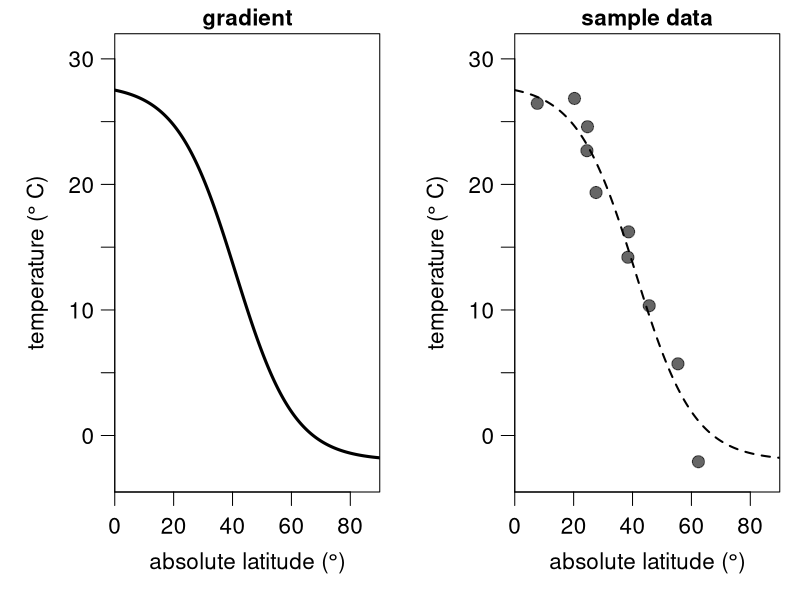
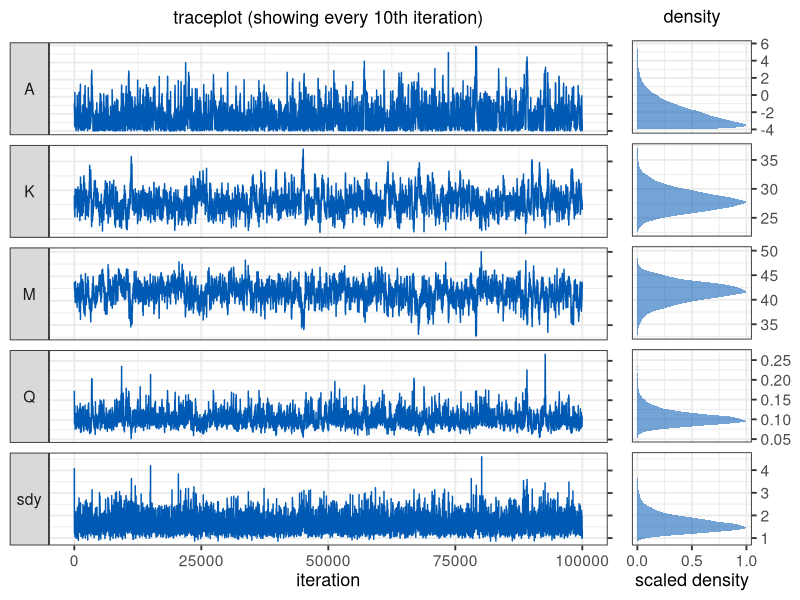
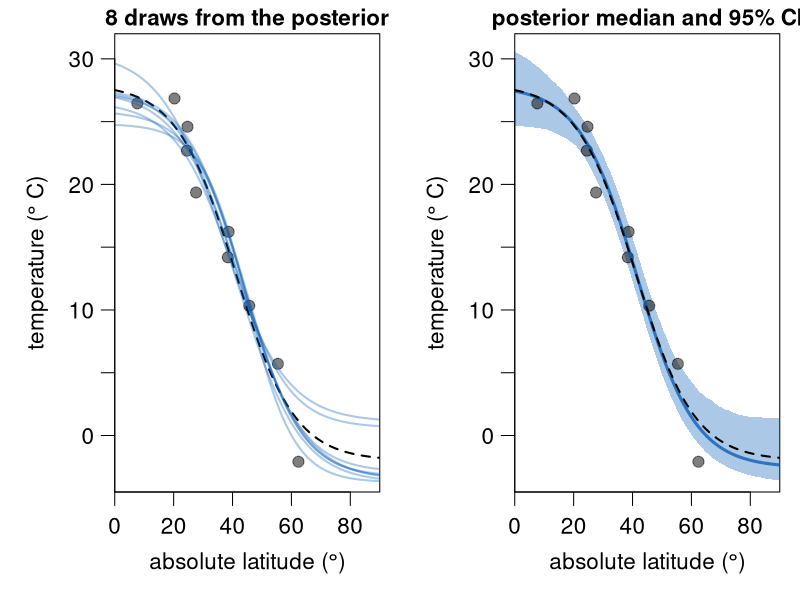

R code for these plots, in order:
## ---- chunk 1
knitr::opts_chunk$set(echo = TRUE)
## ---- chunk 2
gradient <- function(x, coeff, sdy) { # sigma is labelled "sdy"
  A = coeff[1]
  K = coeff[2]
  M = coeff[3]
  Q = coeff[4]
  return(A + max(c(K-A,0))/((1+(exp(Q*(x-M))))) + rnorm(length(x),0,sdy))
}
## ---- chunk 3
set.seed(10)
sample_lat <- runif(10,0,90)
sample_data <- data.frame(
  x = sample_lat, 
  y = gradient(x = sample_lat, coeff = c(-2.0, 28, 41, 0.1), sd = 2))
## ---- chunk 4
layout(matrix(c(1,2), nrow = 1, ncol = 2, byrow = TRUE))

par(mar = c(4,4.25,1.25,0.75), las = 1, mgp = c(2.25,0.75,0), cex = 1.35)
latitude <- seq(0,90,by=0.2)
temperature <- gradient(x = latitude, coeff = c(-2.0, 28, 41, 0.1), sd = 0)
plot(latitude, temperature, type = "l", lwd = 3, ylim = c(-4.5,32), xlab = expression ("absolute latitude ("*degree*")"), yaxt = "n", ylab = expression("temperature ("*degree~"C)"), yaxs = "i", xaxs = "i",
     xlim = c(0,90), main = "gradient", cex.main = 1)
axis(2,seq(-5,30,5),c(NA,0,NA,10,NA,20,NA,30))


plot(latitude, temperature, type = "l", lwd = 2, ylim = c(-4.5,32), xlab = expression ("absolute latitude ("*degree*")"), yaxt = "n", ylab = expression("temperature ("*degree~"C)"), yaxs = "i", xaxs = "i",
     xlim = c(0,90), main = "sample data", lty= 2, cex.main = 1)
points(sample_data$x, sample_data$y,  pch = 19, cex = 1.2, col = rgb(0,0,0,0.6), xpd = T)
axis(2,seq(-5,30,5),c(NA,0,NA,10,NA,20,NA,30))
## ---- chunk 5
loglik <- function(x, y,  coeff, sdy) {
  A = coeff[1]
  K = coeff[2]
  M = coeff[3]
  Q = coeff[4]
  pred = A + max(c(K-A,0))/((1+(exp(Q*(x-M)))))
  return(sum(dnorm(y, mean = pred, sd = sdy, log = TRUE)))
}
## ---- chunk 6
logprior <- function(coeff) {
  return(sum(c(
    dunif(coeff[1], -4, 40, log = TRUE),
    dunif(coeff[2], -4, 40, log = TRUE),
    dnorm(coeff[3], 45, 10, log = TRUE),
    dlnorm(coeff[4], -2, 1, log = TRUE))))
}
## ---- chunk 7
logposterior <- function(x, y, coeff, sdy){
  return (loglik(x, y, coeff, sdy) + logprior(coeff))
}
## ---- chunk 8
MH_propose <- function(coeff, proposal_sd){
  return(rnorm(4,mean = coeff, sd= c(.5,.5,.5,0.01)))
}
## ---- chunk 9
run_MCMC <- function(x, y, coeff_inits, sdy_init, nIter){
  ### Initialisation
  coefficients = array(dim = c(nIter,4)) # set up array to store coefficients
  coefficients[1,] = coeff_inits # initialise coefficients
  sdy = rep(NA_real_,nIter) # set up vector to store sdy
  sdy[1] = sdy_init # intialise sdy
  A_sdy = 3 # parameter for the prior on the inverse gamma distribution of sdy
  B_sdy = 0.1 # parameter for the prior on the inverse gamma distribution of sdy
  n <- length(y)
  shape_sdy <- A_sdy+n/2 # shape parameter for the inverse gamma
  
  ### The MCMC loop
  for (i in 2:nIter){ 
    
    ## 1. Gibbs step to estimate sdy
    sdy[i] = sqrt(1/rgamma(
      1,shape_sdy,B_sdy+0.5*sum((y-gradient(x,coefficients[i-1,],0))^2)))
    
    ## 2. Metropolis-Hastings step to estimate the regression coefficients
    proposal = MH_propose(coefficients[i-1,]) # new proposed values
    if(any(proposal[4] <= 0)) HR = 0 else # Q needs to be >0
    # Hastings ratio of the proposal
    HR = exp(logposterior(x = x, y = y, coeff = proposal, sdy = sdy[i]) -
             logposterior(x = x, y = y, coeff = coefficients[i-1,], sdy = sdy[i]))
    # accept proposal with probability = min(HR,1)
    if (runif(1) < HR){ 
      coefficients[i,] = proposal
    # if proposal is rejected, keep the values from the previous iteration
    }else{
      coefficients[i,] = coefficients[i-1,]
    }
  } # end of the MCMC loop
  
  ###  Function output
  output = data.frame(A = coefficients[,1],
                      K = coefficients[,2],
                      M = coefficients[,3],
                      Q = coefficients[,4],
                      sdy = sdy)
  return(output)
}
## ---- chunk 10
nIter <- 100000
m <- run_MCMC(x = sample_data$x, y = sample_data$y, 
              coeff_inits = c(0,30,45,0.2), sdy_init = 4, nIter = nIter)
## ---- chunk 11
library(ggplot2)
library(dplyr)
library(reshape)
library(cowplot)
m <- m %>% mutate(iteration = 1:nrow(.))
mm <- melt(m,id.vars = "iteration")

facet.labs = c("F", "K", "M", "Q", expression(sigma["y"]))
names(facet.labs) <- c("A", "K", "M", "Q", "sdy")

p1 <- ggplot(mm %>% filter(iteration %% 10 == 0)) + geom_line(aes(x = iteration, y = value),
                             colour = rgb(0,0.35,0.7,1))+
      facet_grid(variable ~ ., switch = "y",scales = "free_y",
      labeller = labeller(variable = facet.labs)) + 
      theme(legend.position = "none")+
      theme_bw(base_size = 14)+
      theme(strip.text.y.left = element_text(angle = 0))+
      scale_y_continuous(position = "right")+
      ylab(NULL)+
      ggtitle(expression("traceplot (showing every 10th"~"iteration)"))+ 
      theme(plot.title = element_text(size = 13, face = "bold",hjust = 0.5),
            axis.title=element_text(size=13), axis.text.y=element_blank(),)


p2 <- ggplot(mm %>% filter(iteration %% 10 == 0)) +
  #geom_vline(aes(xintercept = trueval), colour = "black", size = 1,linetype = "solid")+

 stat_density(aes(x = value, y =..scaled..), 
   fill = rgb(0,0.35,0.7,0.55), size = 1.5)+
      facet_grid(variable ~ ., scales = "free_y")+ 
     theme(legend.position = "none")+
     theme_bw(base_size = 14)+
     theme(strip.background = element_blank(),
   strip.text.y = element_blank())+ 
 scale_y_continuous(position = "left",breaks = c(0,0.5,1))+
  scale_x_continuous(position = "top")+
coord_flip()+
  ylab("scaled density")+
      xlab(NULL)+
      ggtitle(expression("density"))+ 
      theme(plot.title = element_text(size = 13, face = "bold",hjust = 0.5),
            axis.title=element_text(size=13))

plot_grid(p1, p2, ncol = 2, labels = c("", ""),
         rel_widths = c(7,2))

## ---- chunk 12
burnin <- 10000
layout(matrix(c(1,2), nrow = 1, ncol = 2, byrow = TRUE))
par(mar = c(4,4.25,1.25,0.75), las = 1, mgp = c(2.25,0.75,0), cex = 1.35)
latitude <- seq(0,90,by=0.5)
temperature <- gradient(x = latitude, coeff = c(-2.0, 28, 41, 0.1), sdy = 0)
plot(latitude, temperature, type = "l", lwd = 2, ylim = c(-4.5,32), xlab = expression ("absolute latitude ("*degree*")"), yaxt = "n", ylab = expression("temperature ("*degree~"C)"), yaxs = "i", xaxs = "i", lty = 2,
     xlim = c(0,90), main = "8 draws from the posterior", cex.main = 1)
points(sample_data$x, sample_data$y,  pch = 19, cex = 1.1, col = rgb(0,0,0,0.5), xpd = T)
replicate(8, points(latitude, gradient(x = latitude, coeff = unlist(m[sample((burnin+1):nIter,1),1:5]), sdy = 0), type = "l", col = rgb(0,0.35,0.7,0.33), lwd = 2))
axis(2,seq(-5,30,5),c(NA,0,NA,10,NA,20,NA,30))


### Calculate confidence intervals
sample_it <- sample((burnin+1):nIter,1000)
grad_025 <- sapply(1:length(latitude), function(f) quantile(apply(m[sample_it,1:5],1,function(a) gradient(x=latitude[f], coeff =  a, sdy = 0)), probs = 0.025))
grad_975 <- sapply(1:length(latitude), function(f) quantile(apply(m[sample_it,1:5],1,function(a) gradient(x=latitude[f], coeff =  a, sdy = 0)), probs = 0.975))


### Calculate confidence intervals
sample_it <- sample((burnin+1):nIter,1000)
grad_025 <- sapply(1:length(latitude), function(f) quantile(apply(m[sample_it,1:5],1,function(a) gradient(x=latitude[f], coeff =  a, sdy = 0)), probs = 0.025))
grad_975 <- sapply(1:length(latitude), function(f) quantile(apply(m[sample_it,1:5],1,function(a) gradient(x=latitude[f], coeff =  a, sdy = 0)), probs = 0.975))


plot(latitude, temperature, type = "n", lwd = 2, ylim = c(-4.5,32), xlab = expression ("absolute latitude ("*degree*")"), yaxt = "n", ylab = expression("temperature ("*degree~"C)"), yaxs = "i", xaxs = "i", lty = 2,
     xlim = c(0,90), main = "posterior median and 95% CI", cex.main = 1)

error_polygon <- function(x,en,ep,color) {
  polygon( c(x[1], x, x[length(x)], x[length(x)], rev(x), x[1]),
           c((ep)[1],ep, (ep)[length(ep)], (en)[length(en)], rev(en), (en)[1]),
           border = NA, col = color)
}
error_polygon(latitude,grad_025,grad_975,rgb(0,0.35,0.7,0.33))
points(sample_data$x, sample_data$y,  pch = 19, cex = 1.1, col = rgb(0,0,0,0.5), xpd = T)

points(latitude, gradient(x=latitude, coeff =  apply(m[sample_it,1:5],2,median), sdy = 0), type = "l", lwd = 3, col = rgb(0,0.35,0.7,0.75))
points(latitude, temperature, type = "l", lwd = 2, lty = 2)
axis(2,seq(-5,30,5),c(NA,0,NA,10,NA,20,NA,30))
